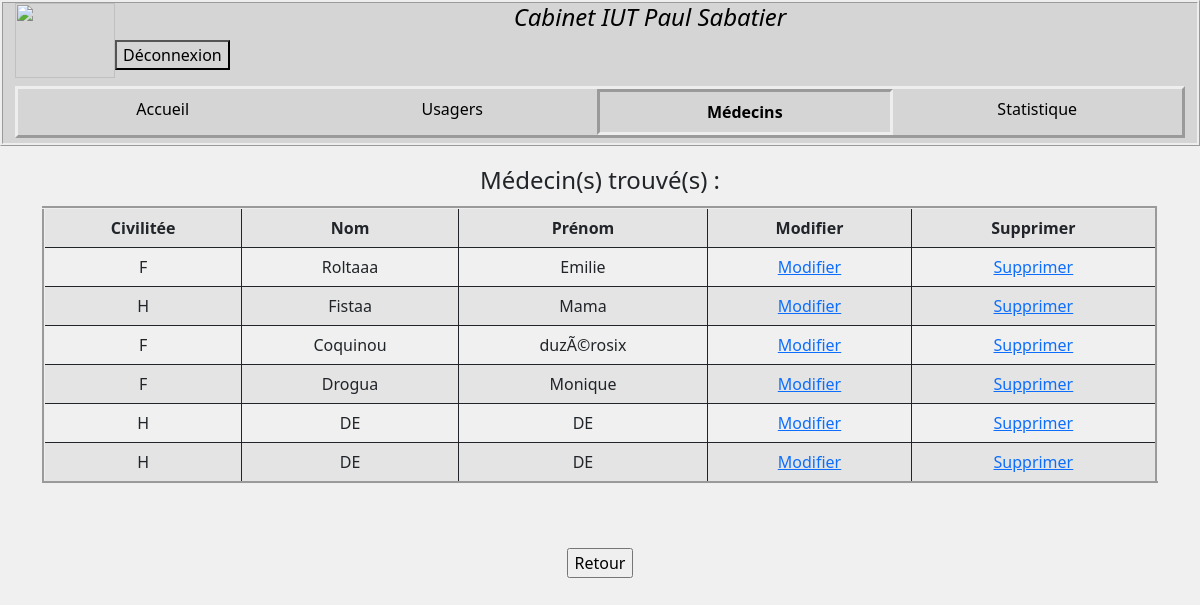
The app's page /pages/medecin_rech.php (signed in) with its own data.
### tables this page shows
CREATE TABLE IF NOT EXISTS `medecin` (
  `id_medecin` int(11) NOT NULL AUTO_INCREMENT,
  `civilite` char(1) NOT NULL,
  `nom` varchar(250) NOT NULL,
  `prenom` varchar(250) NOT NULL,
  PRIMARY KEY (`id_medecin`)
);

### pages/medecin_rech.php (the view, shortened to what this page needs)
<?php
if (isset($_SESSION['login'])) {
?>
    <html>
    <head>
        <link href="../css/bootstrap.min.css" rel="stylesheet">
        <link href="../css/monStyle.css" rel="stylesheet">
    </head>
    <body>
        <?php
        require_once('fonction.php');
        ?>
        <div class="container">
            <div class="row">
                <div class="col-sm-12">
                    <?php
                    $vNomR = $_POST['nomr'];
                    $linkpdo = connection();
                    $req = $linkpdo->prepare("SELECT * FROM medecin WHERE nom LIKE :nom ");
                    $req->execute(array('nom' => '%' . $vNomR . '%'));
                    if ($req) {
                        echo "<legend class=\"text-center\">Médecin(s) trouvé(s) :</legend>\n";
                        $nbUtilisateur = $req->rowCount();
                        if ($nbUtilisateur > 0) {
                            echo "<table class=\"table table-bordered table-striped text-center\">\n";
                            echo "<tr>\n";
                            echo "<td><strong>Civilitée</strong></td>\n";
                            echo "<td><strong>Nom</strong></td>\n";
                            echo "<td><strong>Prénom</strong></td>\n";
                            echo "<td><strong>Modifier</strong></td>\n";
                            echo "<td><strong>Supprimer</strong></td>\n";
                            echo "</tr>\n";
                            while ($utilisateur = $req->fetch()) {
                                echo "<tr>\n";
                                echo "<td>" . $utilisateur["civilite"] . "</td>\n";
                                echo "<td>" . $utilisateur["nom"] . "</td>\n";
                                echo "<td>" . $utilisateur["prenom"] . "</td>\n";
                                echo "<td><a href='medecin_form_modif.php?id=" . $utilisateur["id_medecin"] . "'>Modifier </a></td>\n";
                                echo "<td><a href='supp_medecin.php?id=" . $utilisateur["id_medecin"] . "'>Supprimer </a></td>\n";
                                echo "</tr>\n";
                            }
                            echo "</table>\n";
                        } else {
                            echo "Aucune personne trouvée";
                        }
                    } else {
                        echo "Requête non fonctionnel";
                    }
                    ?>
                    <br>
                    <br>
                    <form class="text-center" action="medecin.php" method="post">
                        <input type="submit" name="retour" value="Retour" />
                    </form>
                </div>
            </div>
        </div>
    </body>
    </html>
<?php } ?>

### css/monStyle.css (style rules this page uses)
html, body { background-color: #f0f0f0; height: 100%; }
.table { border: groove; }

### records on screen
medecin: civilite "F", nom "Roltaaa", prenom "Emilie"
medecin: civilite "H", nom "Fistaa", prenom "Mama"
medecin: civilite "F", nom "Coquinou", prenom "duzÃ©rosix"
medecin: civilite "F", nom "Drogua", prenom "Monique"
medecin: civilite "H", nom "DE", prenom "DE"
medecin: civilite "H", nom "DE", prenom "DE"
